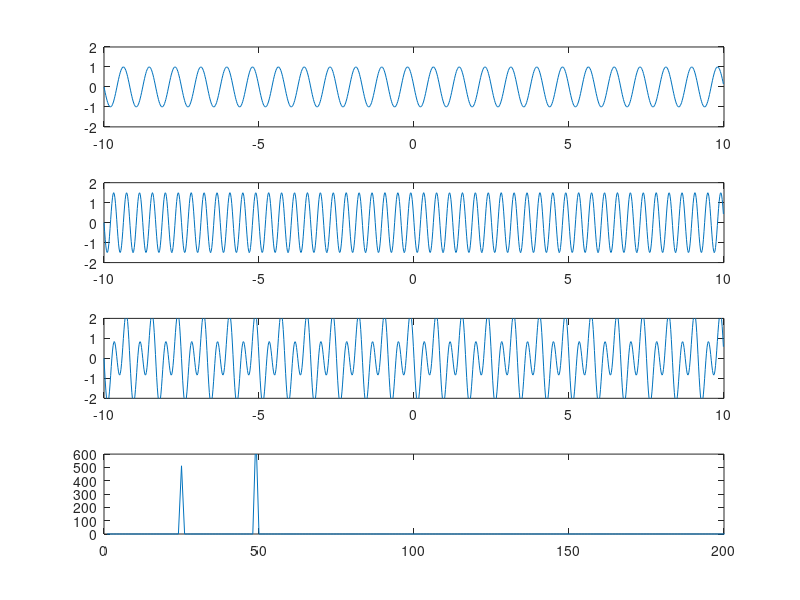

Write MATLAB code to recreate this figure.
clear all; close all;
n = 1024; L = 20; x2 = linspace(-L/2, L/2, n+1); x = x2(1:n);

% f1
f1 = 1*sin(2*pi*50*x);
subplot(4, 1, 1), plot(x, f1), axis([-10 10 -2 2])

% f2
f2 = 1.5*sin(2*pi*100*x);
subplot(4, 1, 2), plot(x, f2), axis([-10 10 -2 2])

% f1 + f2
subplot(4, 1, 3), plot(x, f1 + f2), axis([-10 10 -2 2])

% fft(f1 + f2)
subplot(4, 1, 4), plot(abs(fft(f1 + f2))), axis([0 200 0 600])
